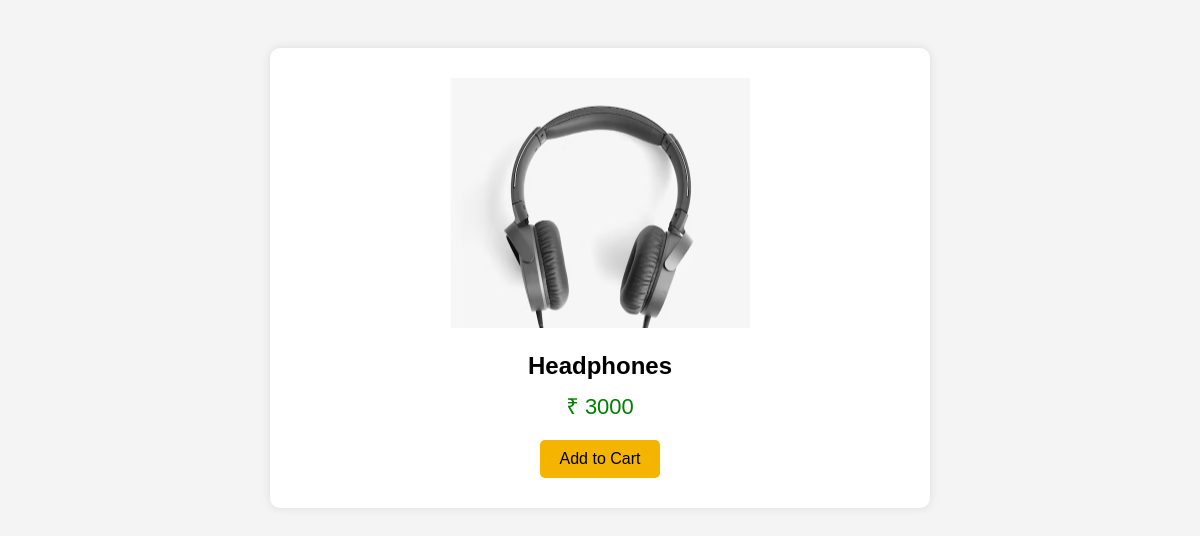
The app's page /product/3 with its own data.
### tables this page shows
CREATE TABLE products (
        id INTEGER PRIMARY KEY AUTOINCREMENT,
        name TEXT,
        price INTEGER,
        image TEXT,
        category TEXT
    );

### app.py (the view)
@app.route("/product/<int:id>")
def product_details(id):
    conn = sqlite3.connect("database.db")
    conn.row_factory = sqlite3.Row
    c = conn.cursor()
    c.execute("SELECT * FROM products WHERE id=?", (id,))
    product = c.fetchone()
    return render_template("product_details.html", product=product)

### templates/product_details.html (shortened to what this page needs)
<!DOCTYPE html>
<html>
<head>
</head>
<body>
<div class="container">
    <img src="{{ url_for('static', filename=product[3]) }}">
    <h2>{{ product[1] }}</h2>
    <div class="price">₹ {{ product[2] }}</div>
    <a href="/add_to_cart/{{ product[0] }}">
        <button class="btn">Add to Cart</button>
    </a>
</div>
</body>
</html>

### templates/product_details.html (style rules this page uses)
body { font-family: Arial; background: #f4f4f4; padding: 40px; }
.container { background: white; padding: 30px; border-radius: 10px; width: 600px; margin: auto; box-shadow: 0 0 10px rgba(0,0,0,0.1); text-align: center; }
img { width: 300px; height: 250px; object-fit: cover; }
h2 { margin: 20px 0 10px; }
.price { color: green; font-size: 22px; margin-bottom: 20px; }
.btn { background: #f4b400; border: none; padding: 10px 20px; cursor: pointer; border-radius: 5px; font-size: 16px; }

### records on screen
products: image (picture), name "Headphones", price "3000"
